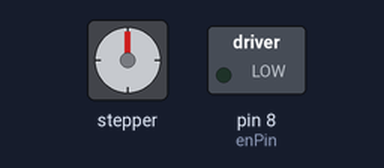
A program run on a simulated Arduino Uno, built with avr-gcc and run on an emulated ATmega328P. Parts: stepper motor, switched loads named in the program (green lamp = pin HIGH). Stepper angles assume 200 steps per turn.

Above: at 0.15 s.
At 10.1 s:
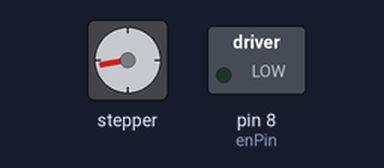
At 20.04 s:
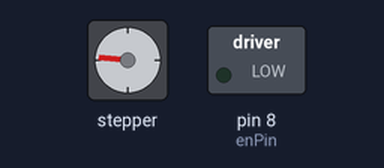
At 39.85 s:
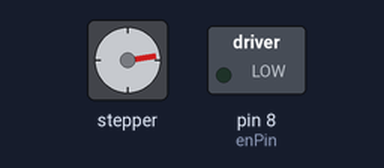
Timing chart, 0 to 40.0 s (numbered marks = the images above):
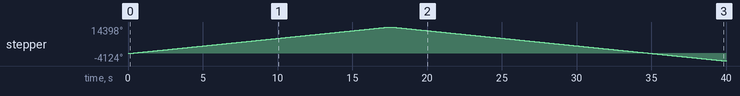

Measured:
- by itself, stepper: turns 14398° clockwise in 17.5 s, then 18517° counter-clockwise in 22.4 s

The program:

main.cpp
```cpp
#include <AccelStepper.h>

// Define pinos para o driver do motor de passo
#define stepPin 5
#define dirPin 2
#define enPin 8

// Cria um objeto AccelStepper
AccelStepper stepper(AccelStepper::DRIVER, stepPin, dirPin);

void setup() {
  pinMode(enPin, OUTPUT);
  digitalWrite(enPin, LOW);  // Habilita o motor

  // Define a velocidade máxima e a aceleração
  stepper.setMaxSpeed(500);  // Velocidade máxima (ajuste para testar)
  stepper.setAcceleration(3000);  // Aceleração (ajuste para testar)

  // Define a direção inicial e o número de passos por rotação
  stepper.moveTo(8000);  // Move para 800 passos (ajuste conforme necessário)
}

void loop() {
  // Continua movendo até alcançar a posição alvo
  if (stepper.distanceToGo() == 0) {
    // Inverte a direção do movimento após alcançar o destino
    stepper.moveTo(-stepper.currentPosition());
  }

  // Executa o movimento com a aceleração e velocidade configuradas
  stepper.run();
}
```
